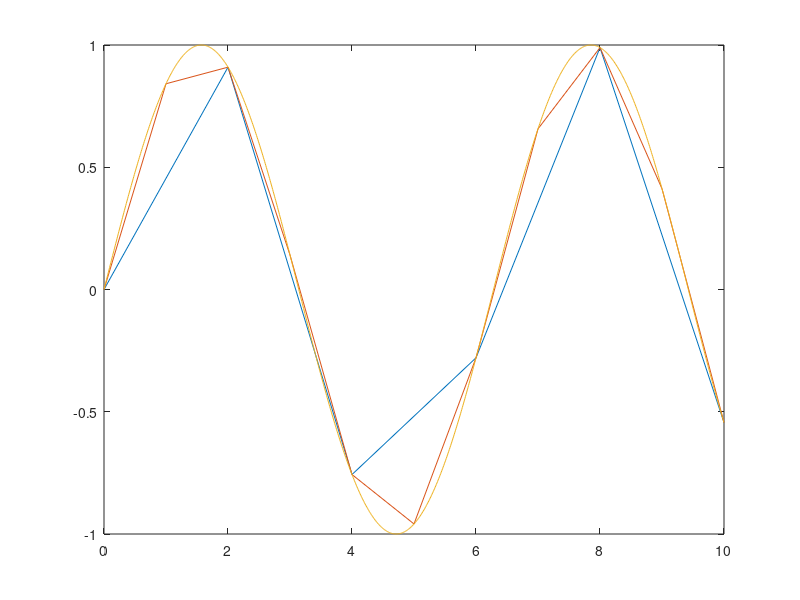

Source code (MATLAB):
% In Class Task Bonus
% File: ML_ACT_Task3_olao.py
% Date: 29 October 2017
% By: Oluwatobi Ola
% olao
% Dave Guo
% guo431
% Vivian Guo
% vguo
% Section: 3
% Team: 45
%
% ELECTRONIC SIGNATURE
% Oluwatobi Ola
% Dave Guo
% Vivian Guo
%
% The electronic signatures above indicate that the program
% submitted for evaluation is the combined effort of all
% team members and that each member of the team was an
% equal participant in its creation. In addition, each
% member of the team has a general understanding of
% all aspects of the program development and execution.
%
% Works

clear;
clc;

x1 = 0:2:10;
x2 = 0:1:10;
x3 = 0:0.01:10;

i = 1;
for x = x1
    y1(i) = sin(x);
    i = i + 1;
end

i = 1;
for x = x2
    y2(i) = sin(x);
    i = i + 1;
end

i = 1;
for x = x3
    y3(i) = sin(x);
    i = i + 1;
end

plot(x1,y1,x2,y2,x3,y3);
